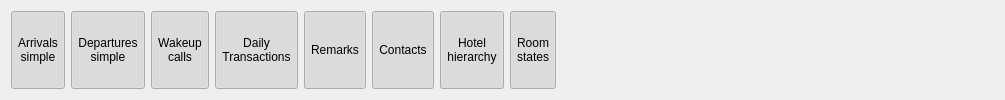
    <widget class="QWidget" name="w4" native="true">
     <layout class="QHBoxLayout" name="horizontalLayout_5">
      <item>
       <widget class="EToolbarButton" name="btnArrivalsSimple">
        <property name="minimumSize">
         <size>
          <width>0</width>
          <height>0</height>
         </size>
        </property>
        <property name="maximumSize">
         <size>
          <width>555</width>
          <height>555</height>
         </size>
        </property>
        <property name="focusPolicy">
         <enum>Qt::NoFocus</enum>
        </property>
        <property name="text">
         <string>Arrivals
simple</string>
        </property>
        <property name="icon">
         <iconset resource="res.qrc">
          <normaloff>:/images/arrival.png</normaloff>:/images/arrival.png</iconset>
        </property>
        <property name="iconSize">
         <size>
          <width>32</width>
          <height>32</height>
         </size>
        </property>
        <property name="checkable">
         <bool>true</bool>
        </property>
        <property name="checked">
         <bool>true</bool>
        </property>
        <property name="toolButtonStyle">
         <enum>Qt::ToolButtonTextUnderIcon</enum>
        </property>
        <property name="autoRaise">
         <bool>true</bool>
        </property>
        <property name="Tag" stdset="0">
         <string/>
        </property>
       </widget>
      </item>
      <item>
       <widget class="EToolbarButton" name="btnDeparutersSimple">
        <property name="minimumSize">
         <size>
          <width>0</width>
          <height>0</height>
         </size>
        </property>
        <property name="maximumSize">
         <size>
          <width>555</width>
          <height>555</height>
         </size>
        </property>
        <property name="focusPolicy">
         <enum>Qt::NoFocus</enum>
        </property>
        <property name="text">
         <string>Departures
simple</string>
        </property>
        <property name="icon">
         <iconset resource="res.qrc">
          <normaloff>:/images/departure.png</normaloff>:/images/departure.png</iconset>
        </property>
        <property name="iconSize">
         <size>
          <width>32</width>
          <height>32</height>
         </size>
        </property>
        <property name="checkable">
         <bool>true</bool>
        </property>
        <property name="checked">
         <bool>true</bool>
        </property>
        <property name="toolButtonStyle">
         <enum>Qt::ToolButtonTextUnderIcon</enum>
        </property>
        <property name="autoRaise">
         <bool>true</bool>
        </property>
        <property name="Tag" stdset="0">
         <string/>
        </property>
       </widget>
      </item>
      <item>
       <widget class="EToolbarButton" name="btnWakeupCalls">
        <property name="minimumSize">
         <size>
          <width>0</width>
          <height>0</height>
         </size>
        </property>
        <property name="maximumSize">
         <size>
          <width>555</width>
          <height>555</height>
         </size>
        </property>
        <property name="focusPolicy">
         <enum>Qt::NoFocus</enum>
        </property>
        <property name="text">
         <string>Wakeup
calls</string>
        </property>
        <property name="icon">
         <iconset resource="res.qrc">
          <normaloff>:/images/alarm.png</normaloff>:/images/alarm.png</iconset>
        </property>
        <property name="iconSize">
         <size>
          <width>32</width>
          <height>32</height>
         </size>
        </property>
        <property name="checkable">
         <bool>true</bool>
        </property>
        <property name="checked">
         <bool>true</bool>
        </property>
        <property name="toolButtonStyle">
         <enum>Qt::ToolButtonTextUnderIcon</enum>
        </property>
        <property name="autoRaise">
         <bool>true</bool>
        </property>
        <property name="arrowType">
         <enum>Qt::NoArrow</enum>
        </property>
        <property name="Tag" stdset="0">
         <string/>
        </property>
       </widget>
      </item>
      <item>
       <widget class="EToolbarButton" name="btnDailyTransactions">
        <property name="minimumSize">
         <size>
          <width>0</width>
          <height>0</height>
         </size>
        </property>
        <property name="maximumSize">
         <size>
          <width>555</width>
          <height>555</height>
         </size>
        </property>
        <property name="focusPolicy">
         <enum>Qt::NoFocus</enum>
        </property>
        <property name="text">
         <string>Daily
Transactions</string>
        </property>
        <property name="icon">
         <iconset resource="res.qrc">
          <normaloff>:/images/category.png</normaloff>:/images/category.png</iconset>
        </property>
        <property name="iconSize">
         <size>
          <width>32</width>
          <height>32</height>
         </size>
        </property>
        <property name="checkable">
         <bool>true</bool>
        </property>
        <property name="checked">
         <bool>true</bool>
        </property>
        <property name="toolButtonStyle">
         <enum>Qt::ToolButtonTextUnderIcon</enum>
        </property>
        <property name="autoRaise">
         <bool>true</bool>
        </property>
        <property name="arrowType">
         <enum>Qt::NoArrow</enum>
        </property>
        <property name="Tag" stdset="0">
         <string/>
        </property>
       </widget>
      </item>
      <item>
       <widget class="EToolbarButton" name="btnRemarks">
        <property name="minimumSize">
         <size>
          <width>0</width>
          <height>0</height>
         </size>
        </property>
        <property name="maximumSize">
         <size>
          <width>555</width>
          <height>555</height>
         </size>
        </property>
        <property name="focusPolicy">
         <enum>Qt::NoFocus</enum>
        </property>
        <property name="text">
         <string>Remarks</string>
        </property>
        <property name="icon">
         <iconset resource="res.qrc">
          <normaloff>:/images/remarks.png</normaloff>:/images/remarks.png</iconset>
        </property>
        <property name="iconSize">
         <size>
          <width>32</width>
          <height>32</height>
         </size>
        </property>
        <property name="checkable">
         <bool>true</bool>
        </property>
        <property name="checked">
         <bool>true</bool>
        </property>
        <property name="toolButtonStyle">
         <enum>Qt::ToolButtonTextUnderIcon</enum>
        </property>
        <property name="autoRaise">
         <bool>true</bool>
        </property>
        <property name="arrowType">
         <enum>Qt::NoArrow</enum>
        </property>
        <property name="Tag" stdset="0">
         <string/>
        </property>
       </widget>
      </item>
      <item>
       <widget class="EToolbarButton" name="btnContacts">
        <property name="minimumSize">
         <size>
          <width>0</width>
          <height>0</height>
         </size>
        </property>
        <property name="maximumSize">
         <size>
          <width>555</width>
          <height>555</height>
         </size>
        </property>
        <property name="focusPolicy">
         <enum>Qt::NoFocus</enum>
        </property>
        <property name="text">
         <string>Contacts</string>
        </property>
        <property name="icon">
         <iconset resource="res.qrc">
          <normaloff>:/images/phone-book.png</normaloff>:/images/phone-book.png</iconset>
        </property>
        <property name="iconSize">
         <size>
          <width>32</width>
          <height>32</height>
         </size>
        </property>
        <property name="checkable">
         <bool>true</bool>
        </property>
        <property name="checked">
         <bool>true</bool>
        </property>
        <property name="toolButtonStyle">
         <enum>Qt::ToolButtonTextUnderIcon</enum>
        </property>
        <property name="autoRaise">
         <bool>true</bool>
        </property>
        <property name="Tag" stdset="0">
         <string/>
        </property>
       </widget>
      </item>
      <item>
       <widget class="EToolbarButton" name="btnHotelHierarchy">
        <property name="minimumSize">
         <size>
          <width>0</width>
          <height>0</height>
         </size>
        </property>
        <property name="maximumSize">
         <size>
          <width>555</width>
          <height>555</height>
         </size>
        </property>
        <property name="focusPolicy">
         <enum>Qt::NoFocus</enum>
        </property>
        <property name="text">
         <string>Hotel
hierarchy</string>
        </property>
        <property name="icon">
         <iconset resource="res.qrc">
          <normaloff>:/images/hierarchy.png</normaloff>:/images/hierarchy.png</iconset>
        </property>
        <property name="iconSize">
         <size>
          <width>32</width>
          <height>32</height>
         </size>
        </property>
        <property name="checkable">
         <bool>true</bool>
        </property>
        <property name="checked">
         <bool>true</bool>
        </property>
        <property name="toolButtonStyle">
         <enum>Qt::ToolButtonTextUnderIcon</enum>
        </property>
        <property name="autoRaise">
         <bool>true</bool>
        </property>
        <property name="arrowType">
         <enum>Qt::NoArrow</enum>
        </property>
        <property name="Tag" stdset="0">
         <string/>
        </property>
       </widget>
      </item>
      <item>
       <widget class="EToolbarButton" name="btnRoomStateTouch">
        <property name="minimumSize">
         <size>
          <width>0</width>
          <height>0</height>
         </size>
        </property>
        <property name="maximumSize">
         <size>
          <width>555</width>
          <height>555</height>
         </size>
        </property>
        <property name="focusPolicy">
         <enum>Qt::NoFocus</enum>
        </property>
        <property name="text">
         <string>Room
states</string>
        </property>
        <property name="icon">
         <iconset resource="res.qrc">
          <normaloff>:/images/window.png</normaloff>:/images/window.png</iconset>
        </property>
        <property name="iconSize">
         <size>
          <width>32</width>
          <height>32</height>
         </size>
        </property>
        <property name="checkable">
         <bool>true</bool>
        </property>
        <property name="checked">
         <bool>true</bool>
        </property>
        <property name="toolButtonStyle">
         <enum>Qt::ToolButtonTextUnderIcon</enum>
        </property>
        <property name="autoRaise">
         <bool>true</bool>
        </property>
        <property name="arrowType">
         <enum>Qt::NoArrow</enum>
        </property>
        <property name="Tag" stdset="0">
         <string/>
        </property>
       </widget>
      </item>
      <item>
       <spacer name="horizontalSpacer_6">
        <property name="orientation">
         <enum>Qt::Horizontal</enum>
        </property>
        <property name="sizeHint" stdset="0">
         <size>
          <width>438</width>
          <height>20</height>
         </size>
        </property>
       </spacer>
      </item>
     </layout>
    </widget>
